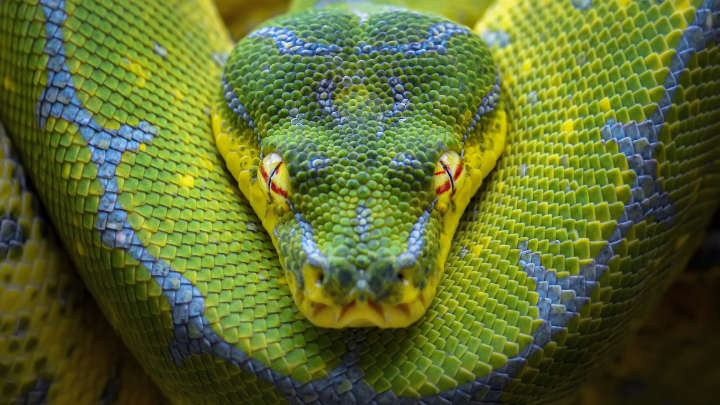
#> input picture python.jpg, 720 x 405 px, found by its file name
$ python 6_majasdarbs_template_3.py
#> lines starting #> are read from the running program, lines starting #| are printed output that depends on the picture
#!/usr/bin/env python3
'''
Python 6 nodarbības mājasdarbs Nr.3

Uzdevums: aizpildīt vietas ar atzīmi TODO
'''

import numpy as np
import cv2 as cv

# importēt "python.jpg" bildi
img = cv.imread(cv.samples.findFile("ml_md/python.jpg"), cv.IMREAD_COLOR)
#> img is the input picture: shape (405, 720, 3); mean B, G, R 47.8, 107.3, 92.4

cv.imshow("ok", img)
c = cv.waitKey(-1)
#> (key Esc is pressed here)

# Pārveidot bildi melnbaltu un izvadīt uz ekrāna
img_melnbalts = cv.cvtColor(img, cv.COLOR_BGR2GRAY)
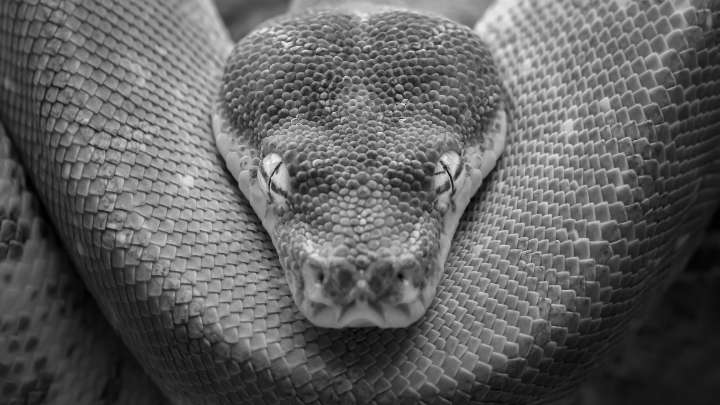
#> img_melnbalts: shape (405, 720); min 0, max 250, mean 96

cv.imshow("ok", img_melnbalts)
c = cv.waitKey(-1)
#> (key Esc is pressed here)

# pielietot Caddy edge detection uz originālās bildes un izvadīt uz ekrāna
img_caddy = cv.Canny(img, 100, 150)
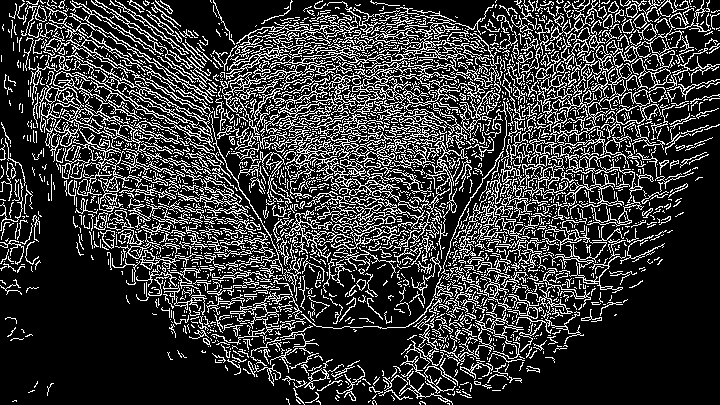
#> img_caddy: shape (405, 720); 22% white in thin lines or dots

cv.imshow("ok", img_caddy)
c = cv.waitKey(-1)
#> (key Esc is pressed here)

# Pārveidot zilo krāsu par sarkanu un izvadīt uz ekrāna
img_zils_sarkans = cv.cvtColor(img, cv.COLOR_BGR2RGB)


cv.imshow("ok", img_zils_sarkans)
c = cv.waitKey(-1)
#> (key Esc is pressed here)

$ run again, with py2.png saved as python.jpg
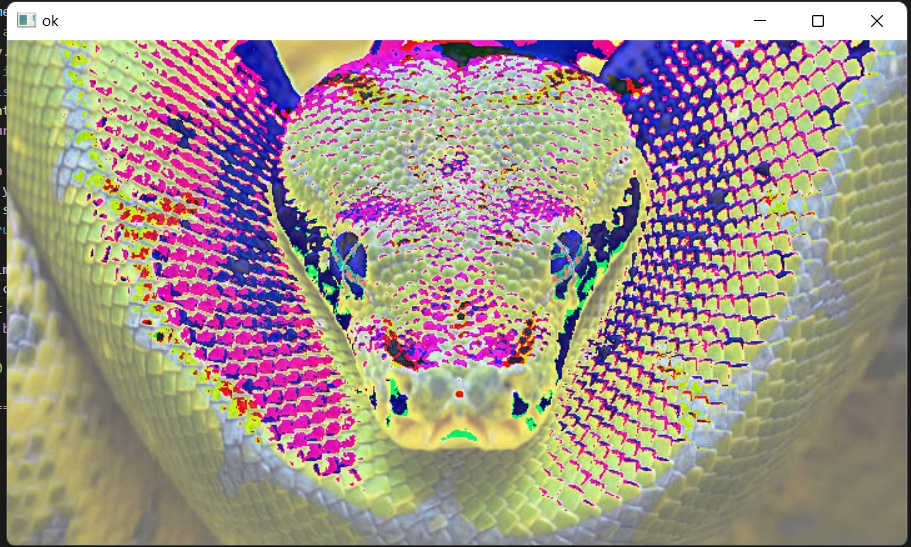
#> input picture py2.png, 911 x 547 px, found by its file name
#> img is the input picture: shape (547, 911, 3); mean B, G, R 142.2, 150.6, 165.8
#> `img_melnbalts = cv.cvtColor(img, cv.COLOR_BGR2GRAY)`:
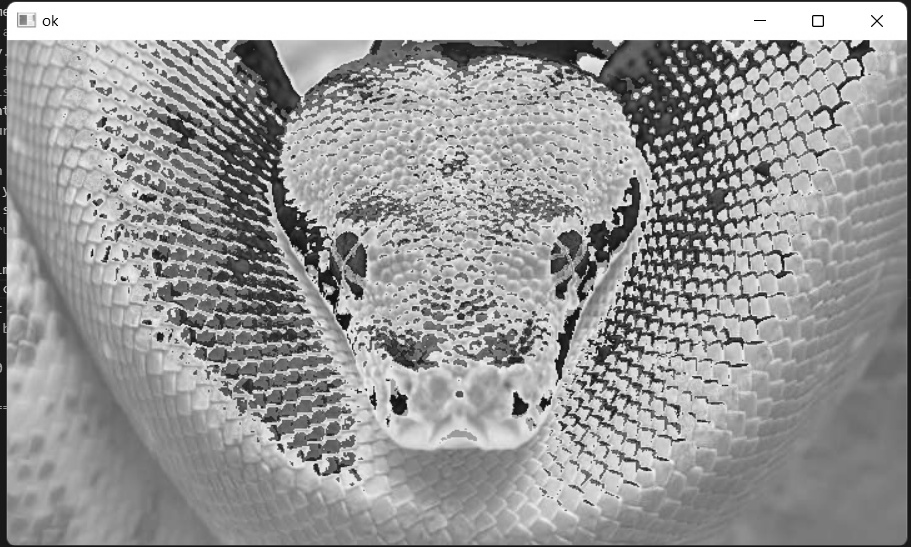
#> img_melnbalts: shape (547, 911); min 0, max 255, mean 154.2
#> `img_caddy = cv.Canny(img, 100, 150)`:
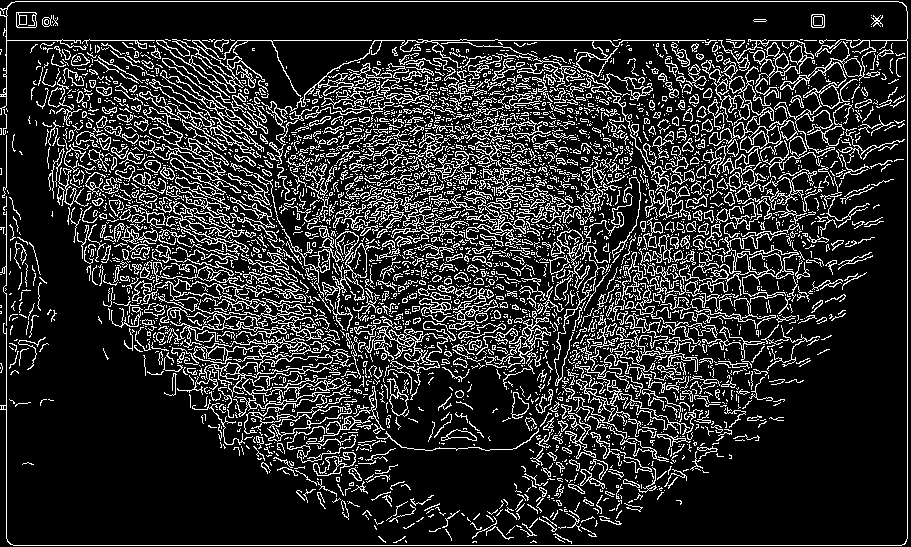
#> img_caddy: shape (547, 911); 17.1% white in thin lines or dots
